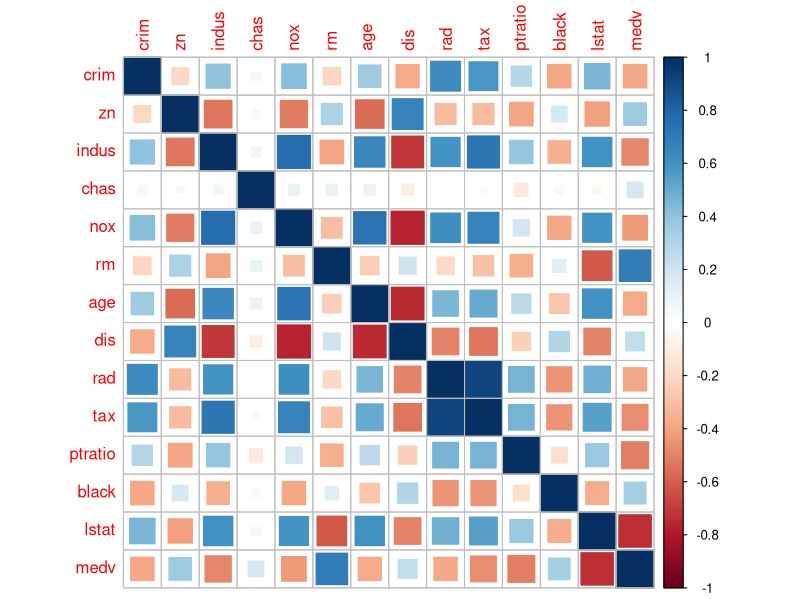
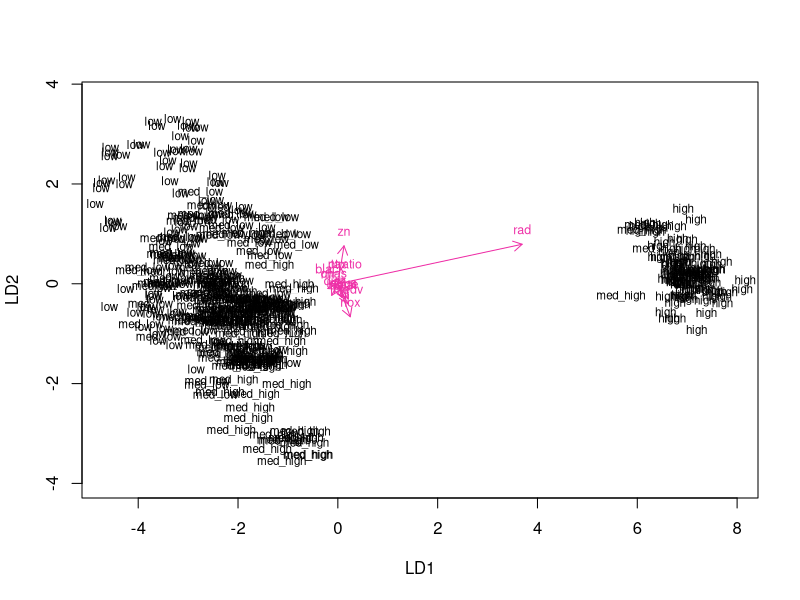
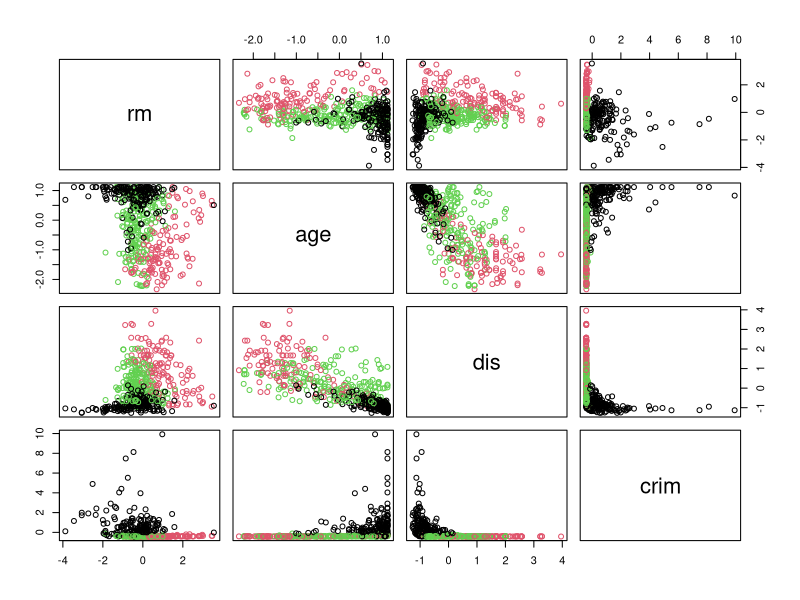
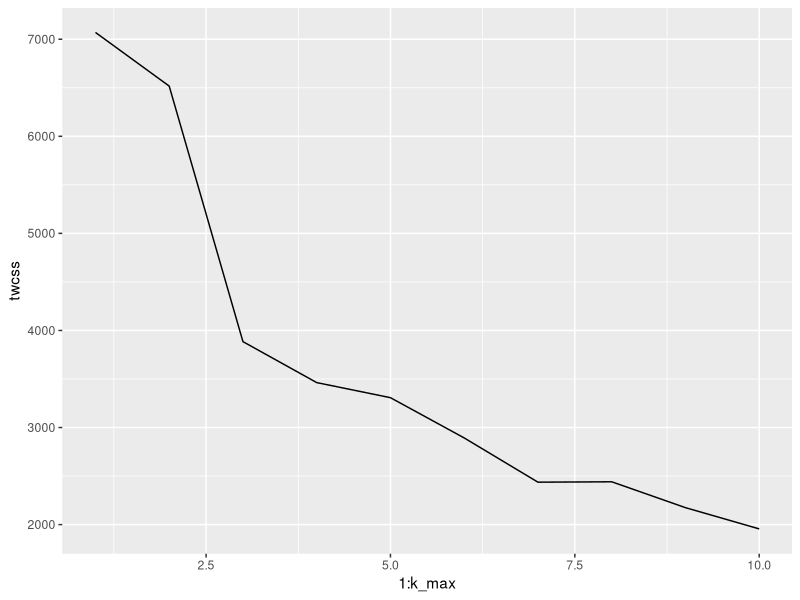
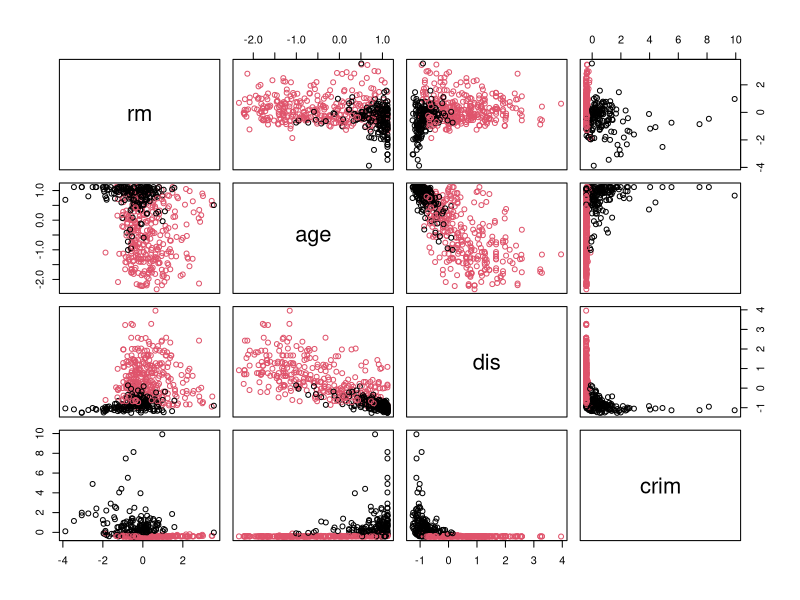

These charts were generated, in order, by the following R code:
## ---- chunk 1
# access the MASS package which has the data
library(MASS)

# load the data
data("Boston")

# exploring the data
str(Boston)

## ---- chunk 2
# Graphical overview of the correlations in the data

# calculate the correlation matrix and round it
cor_matrix <- cor(Boston) 

# print the correlation matrix
cor_matrix

# visualize the correlation matrix
library(corrplot)
corrplot(cor_matrix, method="square")

## ---- chunk 3



## ---- chunk 4
# Summary of the dataset before scaling
summary(Boston)

# center and standardize variables
boston_scaled <- scale(Boston)

# summaries of the scaled variables
summary(boston_scaled)

## ---- chunk 5
# Changing the dataset into a data frame:
boston_scaled <- as.data.frame(scale(Boston))
boston_scaled$crim <- as.numeric(boston_scaled$crim)

# create a quantile vector of crim and print it
bins <- quantile(boston_scaled$crim)
bins

# create a categorical variable 'crime'
crime <- cut(boston_scaled$crim, breaks = bins, include.lowest = TRUE, labels = c("low", "med_low", "med_high", "high"))

# remove original crim from the dataset
boston_scaled <- dplyr::select(boston_scaled, -crim)

# add the new categorical value to scaled data
boston_scaled <- data.frame(boston_scaled, crime)

## ---- chunk 6

# number of rows in the Boston dataset 
n <- nrow(boston_scaled)

# choose randomly 80% of the rows
ind <- sample(n,  size = n * 0.8)

# create train set
train <- boston_scaled[ind,]

# create test set 
test <- boston_scaled[-ind,]

# save the correct classes from test data
correct_classes <- test$crime

## ---- chunk 7

# linear discriminant analysis ("~ ." signifying that all other variables are predictors)
lda.fit <- lda(crime ~ ., data = train)

# print the lda.fit object
lda.fit

# the function for lda biplot arrows
lda.arrows <- function(x, myscale = 1, arrow_heads = 0.1, color = "Maroon 2", tex = 0.75, choices = c(1,2)){
  heads <- coef(x)
  graphics::arrows(x0 = 0, y0 = 0, 
         x1 = myscale * heads[,choices[1]], 
         y1 = myscale * heads[,choices[2]], col=color, length = arrow_heads)
  text(myscale * heads[,choices], labels = row.names(heads), 
       cex = tex, col=color, pos=3)
}

# target classes as numeric
classes <- as.numeric(train$crime)

# plot the lda results
plot(lda.fit, dimen = 2)
lda.arrows(lda.fit, myscale = 1)

## ---- chunk 8

# save the correct classes from test data
correct_classes <- test$crime

# remove the crime variable from test data
test <- dplyr::select(test, -crime)

# predict classes with test data
lda.pred <- predict(lda.fit, newdata = test)

# Create the crosstabulation
prediction_tab <- table(correct = correct_classes, predicted = lda.pred$class)

# Calculate the row-wise percentages
row_percentages <- apply(prediction_tab, 1, prop.table) * 100

# Print the table with row-wise percentages
prediction_tab
row_percentages


## ---- chunk 9
data("Boston")
summary(Boston)

#scaling the dataset
boston_scaled <- scale(Boston)

# looks weird
str(boston_scaled)

# the scaled dataset needs to be a data frame for 'pairs' function to work
boston_scaled <- as.data.frame(boston_scaled)

# now it looks better..
str(boston_scaled)

# euclidean distance matrix
dist_eu <- dist(boston_scaled)

# look at the summary of the distances
summary(dist_eu)

# k-means clustering
km <- kmeans(boston_scaled, centers = 3)

# plot the Boston dataset with clusters
pairs(boston_scaled[c("rm", "age", "dis", "crim")], col = km$cluster)

## ---- chunk 10
library(ggplot2)

# determine the number of clusters
k_max <- 10

# calculate the total within sum of squares
twcss <- sapply(1:k_max, function(k){kmeans(boston_scaled, k)$tot.withinss})

# visualize the results
qplot(x = 1:k_max, y = twcss, geom = 'line')

## ---- chunk 11

# k-means clustering
km <- kmeans(boston_scaled, centers = 2)

# plot the Boston dataset with clusters
pairs(boston_scaled[c("rm", "age", "dis", "crim")], col = km$cluster)


